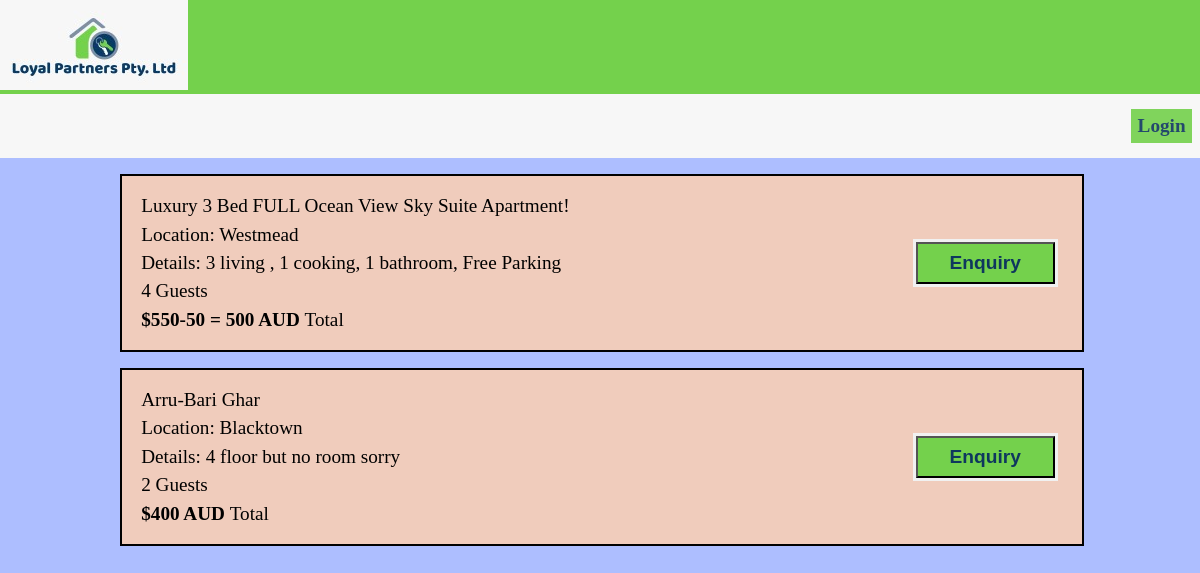
Before: / with the older database file.
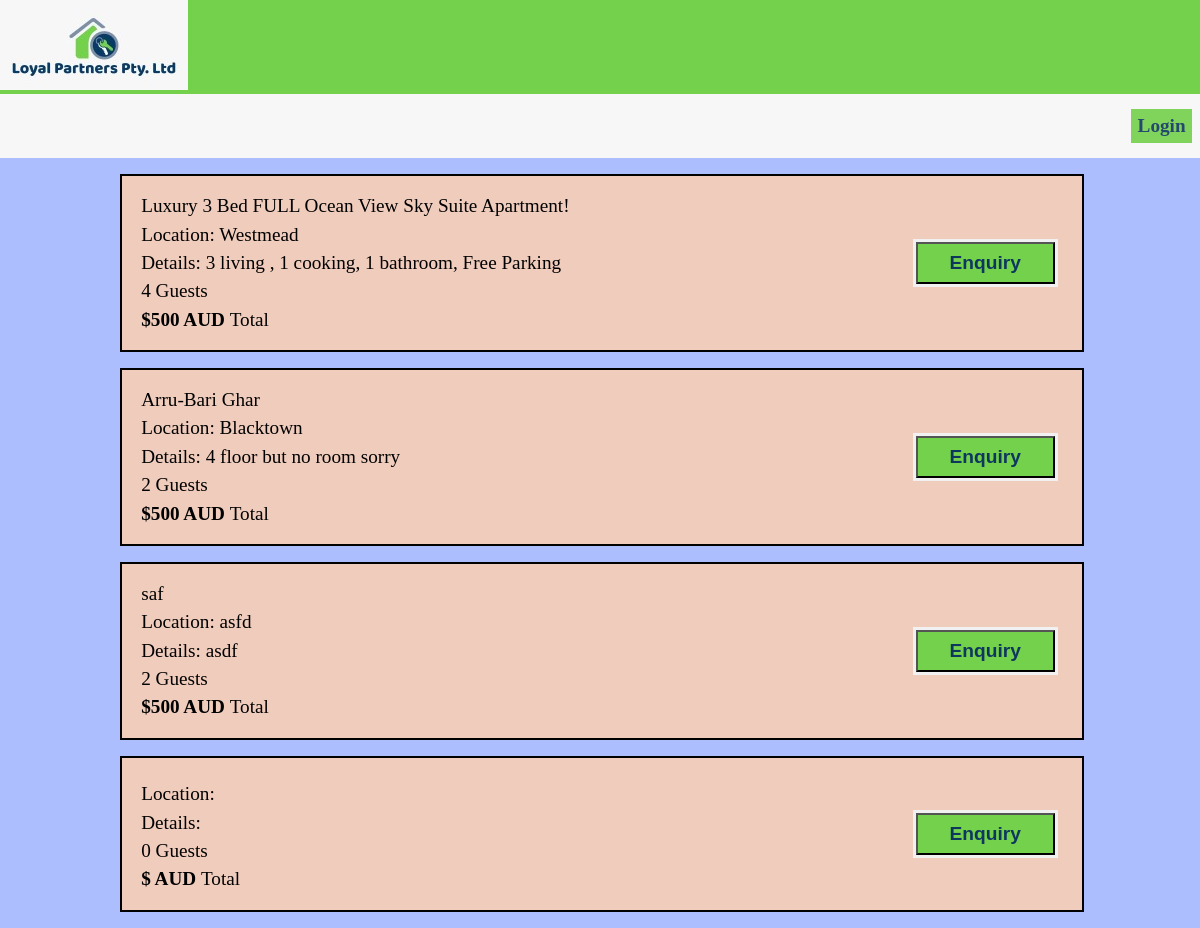
After: the same page with the newer database file.
### tables this page shows
CREATE TABLE `properties` (
  `prop_id` int(255) NOT NULL,
  `prop_name` varchar(255) NOT NULL,
  `prop_type` varchar(255) NOT NULL,
  `prop_StreetName` varchar(255) NOT NULL,
  `prop_suburb` varchar(255) NOT NULL,
  `prop_state` varchar(255) NOT NULL,
  `prop_postCode` int(4) NOT NULL,
  `prop_det` varchar(255) NOT NULL,
  `prop_occupancy` int(11) NOT NULL DEFAULT 1,
  `price` varchar(255) NOT NULL
);

### functions/load_template.php (called while the page is built, shortened)
<?php
	function loadTemplate($filename, $tempVars){
		extract($tempVars);
		require $filename;
		$content = ob_get_clean();
		return $content;
	}
?>

### pages/users/userhome.php (called while the page is built, shortened)
<?php
	$title = "Local Partners Pty Ltd";
	$conn = new DatabaseTable('properties');
	$data=$conn->findAll();
	$content = loadTemplate('../templates/users/userhomeTemplate.php', ['data'=>$data]);
?>

### classes/databasetable.php (called while the page is built, shortened)
<?php
class DatabaseTable{
    public $table;
    function __construct($table){
        $this->table = $table;
    }
function findAll() {
    global $pdo;
        $stmt = $pdo->prepare('SELECT * FROM ' . $this->table );
        $stmt->execute();
        return $stmt;
}
}
?>

### templates/users/userhomeTemplate.php (the view, shortened to what this page needs)
<article class="property-listing">
    <?php
       foreach ($data as $value) {
    ?>
    <section class="property">
        <div class="details">
            <span><?php echo $value["prop_name"];?></span>
            <span>Location: <?php echo $value["prop_suburb"];?></span>
            <span>Details: <?php echo $value["prop_det"];?></span>
            <span><?php echo $value["prop_occupancy"];?> Guests</span>
            <span><b>$<?php echo $value["price"];?> AUD </b>Total</span>
        </div>
        <div class="booking-options">
        <form method="POST" action="index.php?page=userhome">
            <input type="submit" value="Enquiry" class="enquir" name="book_prop">
            </form>
        </div>
    </section>
    <?php } ?>
</article>

### public_html/index.php (shortened to what this page needs)
<?php
	include '../db/connection.php';
	require '../classes/databasetable.php';
	require '../functions/load_template.php';
	if(isset($_GET['page'])){
		require '../pages/users/'.$_GET['page']. '.php';
	}
	else{
		require '../pages/users/userhome.php';
	}
	$tempVars = [
		'title' => $title,
		'content' => $content
	];
	echo loadTemplate('../templates/users/homepage.php', $tempVars);
?>

### templates/users/homepage.php (shortened to what this page needs)
<!DOCTYPE html>
<html lang="en">
<head>
    <link rel="stylesheet" href="../css/styles.css">
</head>
<body>
    <header>
        <div class="logo">
           <a href="index.php"> <img src="../images/logo/logo.png" alt="Local Partners Pty Ltd"></a>
        </div>
        <nav>
        <div class="userinfo">
        <?php
        if(isset($_SESSION['login']) && $_SESSION['login'] == 1){
            echo '<b>User:</b><a href="#"> '. $_SESSION['username'] .'</a>';
?>
            <form method="POST" action="index.php?page=login">
            <input class ="login" type="submit" value="LogOut" name="logout">
            </form>
                <?php
        }
                else{
                   echo '<a class="login" href="index.php?page=login">Login</a>';
                }
                    ?>
            </div>
        </nav>
    </header>
    <main>
        <?php echo $content; ?>
    </main>
</body>
</html>

### css/styles.css (style rules this page uses)
* { padding: 0; margin: 0; }
header { background: #74d14c; }
nav { display: flex; flex-wrap: wrap; justify-content: flex-end; align-items: center; padding: 0 0.5rem; background: #f7f7f7; height: 4rem; }
.login, .enquir { text-decoration: none; color: #0e375e; background: #74d14c; padding: 0.5rem 2rem; font-size: 1.2rem; font-weight: 550; }
.userinfo { display: inherit; align-items: center; font-size: 1.2rem; color: #0e375e; }
.userinfo a { text-decoration: none; text-transform: capitalize; padding: 0.4rem; opacity: 0.9; }
body { background: #ADBEFF; }
.property { font-size: 1.2rem; border: #000 solid 2px; display: flex; justify-content: space-between; background: #F0CCBC; width: 80%; margin: 1rem 0 1rem 10%; }
.details { margin: 1rem; }
.property span { display: block; padding: 0.2rem;; }
.booking-options { display: flex; flex-direction: column; justify-content: center; text-align: right; margin: 0 1.5rem 0 0; }
form { border: 3px solid #f1f1f1; }

Changed rows visible on the page:
changed properties "Luxury 3 Bed FULL Ocean View Sky Suite Apartment!": price "550-50 = 500" → "500"
changed properties "Arru-Bari Ghar": price "400" → "500"
added properties: prop_name "saf", prop_suburb "asfd", prop_det "asdf", prop_occupancy "2", price "500"
added properties: prop_occupancy "0"
